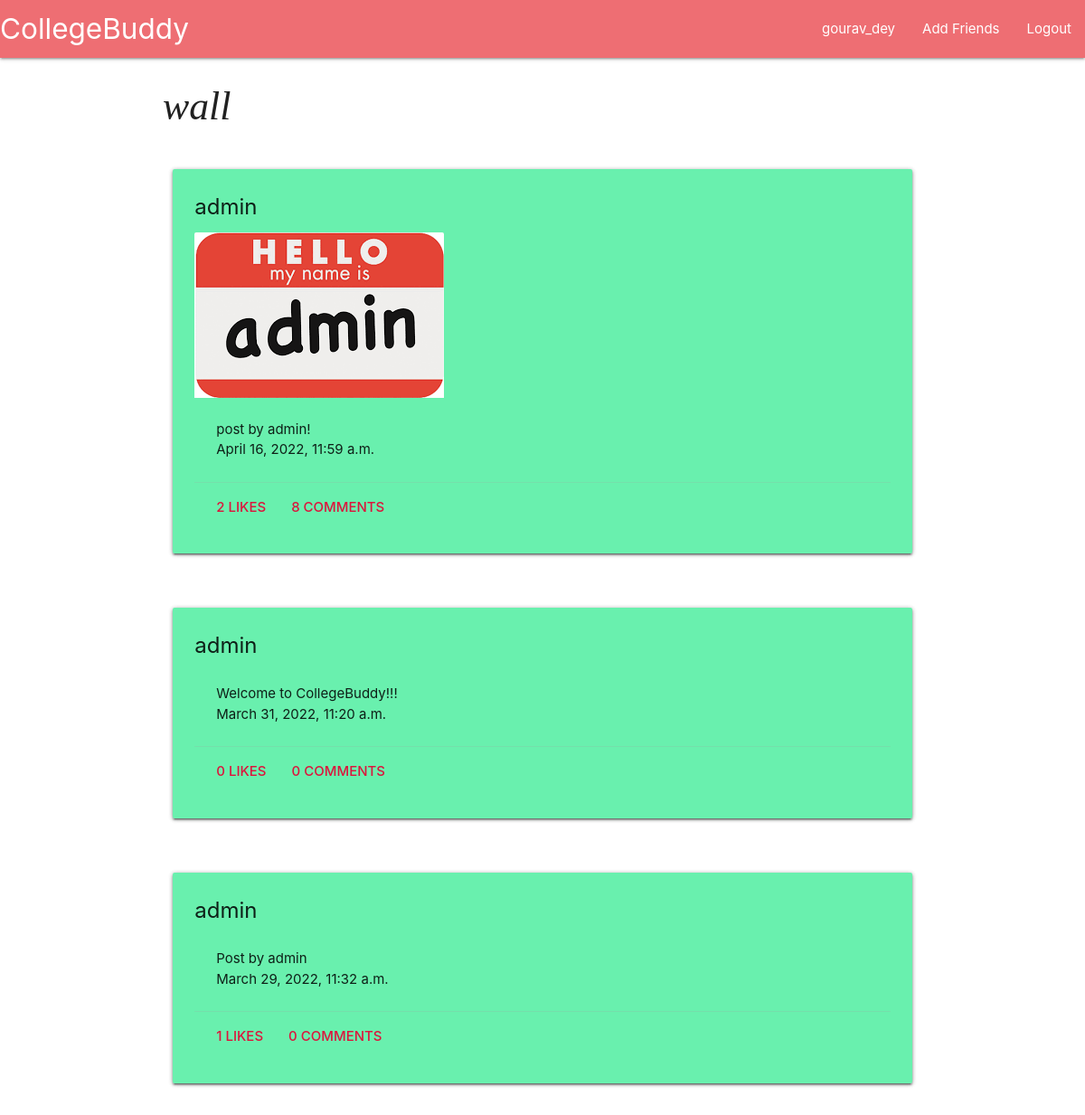
/accounts/profile/ (signed in), run on the app's committed database.
### social/models.py (models this page shows, shortened)
class Post(models.Model):
    user = models.ForeignKey(User, on_delete=models.CASCADE)
    created_at = models.DateTimeField(auto_now = True)
    content = models.TextField()
    image = models.ImageField(blank = True)

### social/views.py (the view)
# urls.py: path("accounts/profile/", social_view.Wall.as_view(), name = "accounts_profile"),
class Wall(LoginRequiredMixin, ListView):
    template_name = "social/wall.html"
    context_object_name = "posts"
    login_url = "login/"
    def get_queryset(self):
        friendIds = []
        for friend in models.Friends.objects.filter(person1 = self.request.user):
            friendIds.append(friend.person2.id)
        for friend in models.Friends.objects.filter(person2 = self.request.user):
            friendIds.append(friend.person1.id)
        return models.Post.objects.filter(user__in = friendIds).order_by("-created_at")

### templates/social/wall.html
{% extends "base.html" %}
{% block content %}
    <div class="container">
        <h3 style="font-style: italic; font-family: cursive;" >wall</h3>
    </div>
    {% for post in posts %}
        {% include "social/components/post.html" %}
    {% endfor %}
{% endblock %}

### templates/base.html (shortened to what this page needs)
<!DOCTYPE html>
<html lang="en">
<head>
    <link rel="stylesheet" href="https://cdnjs.cloudflare.com/ajax/libs/materialize/1.0.0/css/materialize.min.css">
</head>
<body>
    <nav>
        <div class="nav-wrapper">
            <a href="/" class="brand-logo">CollegeBuddy</a>
            <ul id="nav-mobile" class="right hide-on-med-and-down">
                {% if user.is_authenticated %}
                <li><a href="/profile/">{{ user.username }}</a></li>
                <li><a href="/add-friends/">Add Friends</a></li>
                <li><a href="/logout/">Logout</a></li>
                {% else %}
                <li><a href="/login/">Login</a></li>
                <li><a href="/signup/">SignUp</a></li>
                {% endif %}
            </ul>
        </div>
    </nav>
    {% block content %}
    {% endblock %}
</body>
</html>

### templates/social/components/post.html (shortened to what this page needs)
<div class="container" style="margin-top: 1cm;">
    <div class="row">
        <div class="col s12">
            <div class="card">
                <div class="card-panel green accent-2">
                    <span class="card-title" style="font-weight:400;">{{post.user.username}}</span>
                    {% if post.image %}
                    <div class="card-image">
                        <img src="/media/{{ post.image }}" style="width: auto; margin-top: 10px;">
                    </div>
                    {% endif %}
                    <div class="card-content">
                        <p>{{post.content}}</p>
                        <p>{{post.created_at}}</p>
                    </div>
                    <div class="card-action">
                        <a href="#" onclick="likePost({{post.id}});"><strong style="color: crimson;">{{post.like_set.count}} LIKEs </strong>
                        </a>
                        <a class="modal-trigger" href="#postModal{{post.id}}"><strong style="color: crimson;">{{post.comment_set.count}} COMMENTS</strong></a>
                    </div>
                </div>
            </div>
        </div>
    </div>
</div>

### data on the page
Post: user.username "admin", image (picture), content "post by admin!", created_at "April 16, 2022, 11:59 a.m.", like_set.count "2", comment_set.count "8"
Post: user.username "admin", content "Welcome to CollegeBuddy!!!", created_at "March 31, 2022, 11:20 a.m.", like_set.count "0", comment_set.count "0"
Post: user.username "admin", content "Post by admin", created_at "March 29, 2022, 11:32 a.m.", like_set.count "1", comment_set.count "0"

### other printed values
{{ user.username }} "gourav_dey"
